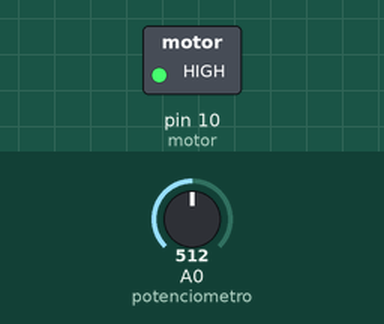
The sketch below on a simulated Arduino Uno, built with avr-gcc and run on an emulated ATmega328P. On the bench: switched loads named in the sketch (green lamp = pin HIGH). The test bench sets the inputs (shaded band); at power-on: A0 (potenciometro) = 512.

Above: at 1.2 s.
1.3 s: A0 (potenciometro) set to 122
At 2.4 s:
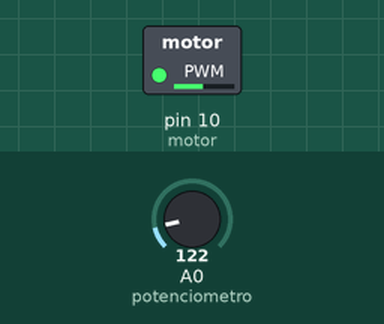
2.8 s: A0 (potenciometro) set to 0
At 3.8 s:
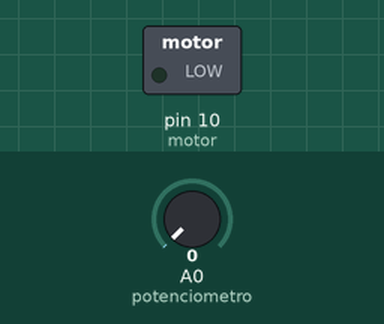
4.3 s: A0 (potenciometro) set to 306
At 5.2 s:
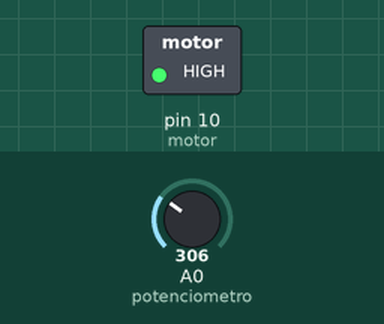
Timing chart, 0 to 7.3 s (numbered marks = the images above; inputs shaded):
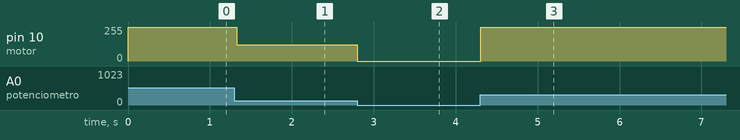

The sketch:

Main.ino
```cpp
int valor = 0;                 // Variable que contiene el valor a sacar por el terminal analógico
const byte motor = 10;         // Motor conectado al PIN 10
const byte potenciometro = A0; // Se define la entrada analógica

void setup() {} // No es necesario

void loop()
{
    valor = analogRead(potenciometro); // Se lee el valor de la entrada analógica y se asigna a 'valor'
    analogWrite(motor, valor);         // Se manda a la salida analógica 0 el valor leído
    delay(30);                         // Espera 30 ms para que el efecto sea visible
}
```

Measured:
- after the input at 1.3 s, pin 10 (motor): 255/255 → 122/255 at once
- after the input at 2.8 s, pin 10 (motor): 122/255 → 0/255 at once
- after the input at 4.3 s, pin 10 (motor): 0/255 → 255/255 at once
